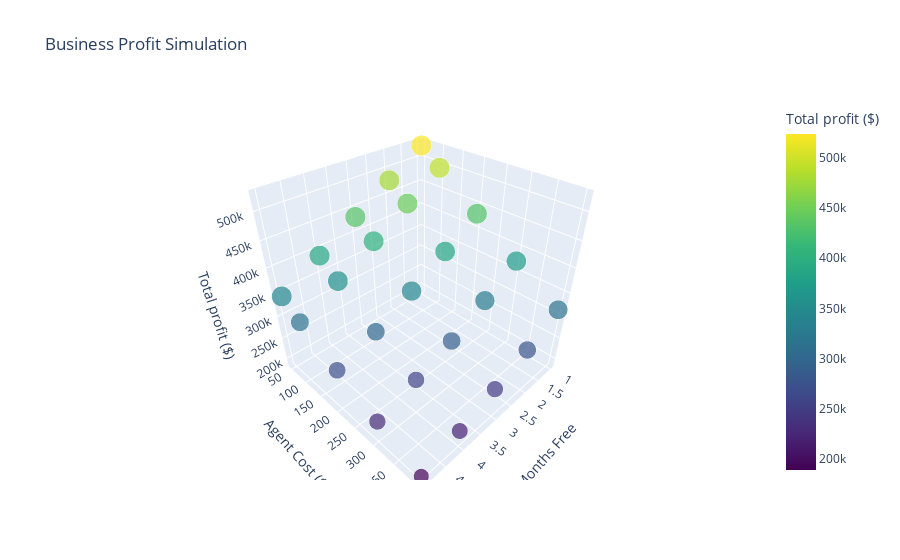

The notebook cell this image was saved under:
### Code cell
import plotly.express as px

fig = px.scatter_3d(
    results,
    x="months_free",
    y="agent_cost",
    z="profit",
    color="profit",
    size="coverage_%",
    color_continuous_scale="Viridis",
    title="Business Profit Simulation",
    labels={
        "months_free": "Months Free",
        "agent_cost": "Agent Cost ($)",
        "profit": "Total profit ($)",
        "coverage_%": "Coverage (%)"
    }
)

fig.show()

### Figure 1 — Plotly figure (JSON) as saved in the notebook; plotly's stock layout.template omitted (floating-point values rounded to 4 significant figures)
{"data": [{"hovertemplate": "Months Free=%{x}<br>Agent Cost ($)=%{y}<br>Total profit ($)=%{marker.color}<br>Coverage (%)=%{marker.size}<extra></extra>", "legendgroup": "", "marker": {"color": [523300.0, 492500.0, 431400.0, 371800.0, 315000.0, 478300.0, 447600.0, 386700.0, 328400.0, 275800.0, 433300.0, 402600.0, 342500.0, 288200.0, 245500.0, 388300.0, 357800.0, 301200.0, 257700.0, 216800.0, 343400.0, 314900.0, 270700.0, 228600.0, 189400.0], "coloraxis": "coloraxis", "size": [26.54, 26.41, 26.15, 25.08, 23.44, 26.54, 26.32, 25.72, 24.22, 20.22, 26.54, 26.28, 25.03, 20.6, 17.59, 26.32, 26.06, 20.9, 18.06, 16.82, 26.06, 21.38, 18.58, 17.51, 15.01], "sizemode": "area", "sizeref": 0.06634, "symbol": "circle"}, "mode": "markers", "name": "", "scene": "scene", "showlegend": false, "type": "scatter3d", "x": [1, 1, 1, 1, 1, 2, 2, 2, 2, 2, 3, 3, 3, 3, 3, 4, 4, 4, 4, 4, 5, 5, 5, 5, 5], "y": [50, 100, 200, 300, 400, 50, 100, 200, 300, 400, 50, 100, 200, 300, 400, 50, 100, 200, 300, 400, 50, 100, 200, 300, 400], "z": [523300.0, 492500.0, 431400.0, 371800.0, 315000.0, 478300.0, 447600.0, 386700.0, 328400.0, 275800.0, 433300.0, 402600.0, 342500.0, 288200.0, 245500.0, 388300.0, 357800.0, 301200.0, 257700.0, 216800.0, 343400.0, 314900.0, 270700.0, 228600.0, 189400.0]}], "layout": {"coloraxis": {"colorbar": {"title": {"text": "Total profit ($)"}}, "colorscale": [[0, "#440154"], [0.1111, "#482878"], [0.2222, "#3e4989"], [0.3333, "#31688e"], [0.4444, "#26828e"], [0.5556, "#1f9e89"], [0.6667, "#35b779"], [0.7778, "#6ece58"], [0.8889, "#b5de2b"], [1, "#fde725"]]}, "legend": {"itemsizing": "constant", "tracegroupgap": 0}, "scene": {"domain": {"x": [0, 1], "y": [0, 1]}, "xaxis": {"title": {"text": "Months Free"}}, "yaxis": {"title": {"text": "Agent Cost ($)"}}, "zaxis": {"title": {"text": "Total profit ($)"}}}, "title": {"text": "Business Profit Simulation"}}}
